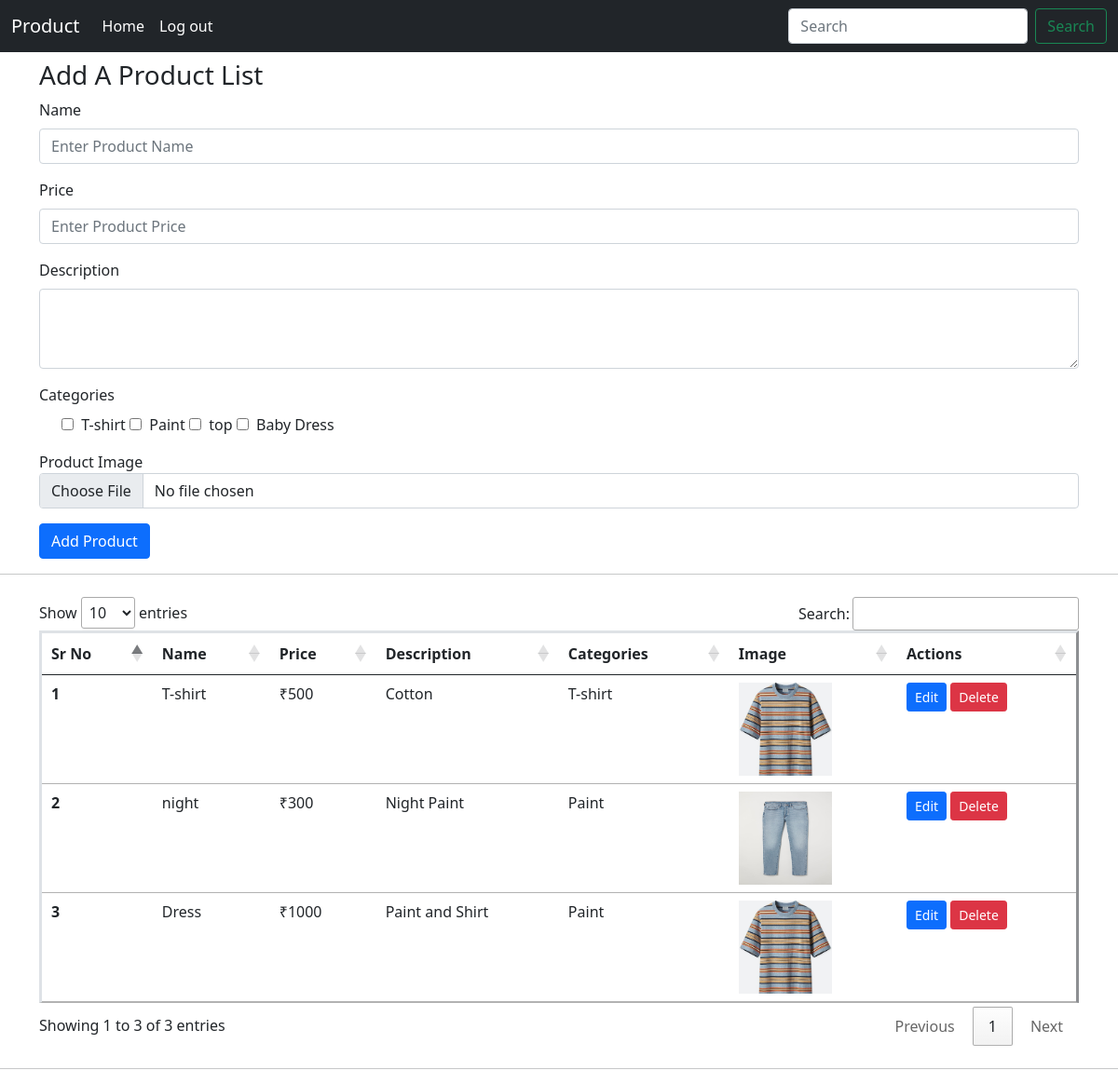
/Admin/Index1.php, run on the app's committed database.
### tables this page shows
CREATE TABLE `cat` (
  `id` int(11) NOT NULL,
  `Name` varchar(255) NOT NULL
);

CREATE TABLE `product` (
  `id` int(11) NOT NULL,
  `productName` varchar(255) NOT NULL,
  `productPrice` int(11) NOT NULL,
  `ProductDescription` varchar(255) NOT NULL,
  `categories` varchar(255) NOT NULL,
  `image` varchar(255) NOT NULL
);

### Admin/Index1.php (the view, shortened to what this page needs)
<?php
include '../partional/db.php';
?>
<!doctype html>
<html lang="en">
<head>
  <link href="https://cdn.jsdelivr.net/npm/bootstrap@5.0.0/dist/css/bootstrap.min.css" rel="stylesheet" />
  <link rel="stylesheet" href="//cdn.datatables.net/1.10.24/css/jquery.dataTables.min.css">
</head>
<body>
                <?php
                $brand_query = "SELECT * FROM cat";
                $query_run = mysqli_query($conn, $brand_query);
                ?>
  <nav class="navbar navbar-expand-lg navbar-dark bg-dark">
    <div class="container-fluid">
      <a class="navbar-brand" href="#">Product</a>
      <div class="collapse navbar-collapse" id="navbarSupportedContent">
        <ul class="navbar-nav me-auto mb-2 mb-lg-0">
          <li class="nav-item">
            <a class="nav-link active" aria-current="page" href="#">Home</a>
          </li>
          <li class="nav-item">
            <a class="nav-link active" aria-current="page" href="logout.php">Log out</a>
          </li>
        </ul>
        <form class="d-flex">
          <input class="form-control me-2" type="search" placeholder="Search" aria-label="Search">
          <button class="btn btn-outline-success" type="submit">Search</button>
        </form>
      </div>
    </div>
  </nav>
  <div class="container my-2">
    <h3>Add A Product List</h3>
    <form action="index1.php" method="POST" enctype="multipart/form-data">
      <div class="mb-3">
        <label for="Name" class="form-label">Name</label>
        <input type="text" class="form-control" maxlength="20" id="Names" name="Names" placeholder="Enter Product Name">
      </div>
      <div class="mb-3">
        <label for="price" class="form-label ">Price</label>
        <input type="text" class="form-control " id="Price" maxlength="10" name="Price" placeholder="Enter Product Price "  >
      </div>
      <div class="mb-3">
        <label for="description" class="form-label">Description</label>
        <textarea class="form-control" id="description" maxlength="50" name="description" rows="3"></textarea>
      </div>
      <div class="mb-3">
        <label for="Categories" class="form-label">Categories</label>
        <div class="form-check mb-3">
          <?php
          $brand_query = "SELECT * FROM cat";
          $query_run = mysqli_query($conn, $brand_query);
          if (mysqli_num_rows($query_run) > 0) {
            foreach ($query_run as $brand) {
          ?>
              <input type="checkbox" name="brandslist" id="Cat" value="<?= $brand['Name']; ?>" /> &nbsp;<?= $brand['Name']; ?>
          <?php
            }
          } else {
            echo "No Record Found";
          }
          ?>
        </div>
        <div class="mb-3">
          <label for="Product Imagae">
            Product Image
          </label>
          <input class="form-control" type="file" id="File" name="File">
        </div>
      </div>
      <button type="submit" name="submit" class="btn btn-primary">Add Product</button>
    </form>
  </div>
  <hr>
  <div class="container my-4">
    <table class="table " id="myTable" border="3" cellpadding="20px">
      <thead>
        <tr>
          <th scope="col">Sr No</th>
          <th scope="col">Name</th>
          <th scope="col">Price</th>
          <th scope="col">Description</th>
          <th scope="col">Categories</th>
          <th scope="col">Image</th>
          <th scope="col">Actions</th>
        </tr>
      </thead>
      <tbody>
        <?php
        $srno = 0;
          $sql = "SELECT * FROM `product`";
          $result = mysqli_query($conn, $sql);
          while ($row = mysqli_fetch_assoc($result)) {
            $srno = $srno + 1;
            echo "<tr>
              <th scope='row'>" . $srno . "</th>
              <td>" . $row['productName'] . "</td>
              <td>"."₹". $row['productPrice'] . "</td>
              <td>" . $row['ProductDescription'] . "</td>
              <td>" . $row['categories'] . "</td>
              <td>"?><img src="<?php echo $row['image']?>" height="100" width="100"><?php echo"</td>
              <td> <button id=" . $row['id'] . " class='edit btn btn-sm btn-primary'>Edit</button>
              <button class='delete btn btn-sm btn-danger' id=d" . $row['id'] . ">Delete</button></td>
              </tr>";
          }
        ?>
      </tbody>
    </table>
  </div>
  <hr>
</body>
</html>

### data on the page
cat: Name "T-shirt"
cat: Name "Paint"
cat: Name "top"
cat: Name "Baby Dress"
product: productName "T-shirt", productPrice "500", ProductDescription "Cotton", categories "T-shirt", image (picture)
product: productName "night", productPrice "300", ProductDescription "Night Paint", categories "Paint", image (picture)
product: productName "Dress", productPrice "1000", ProductDescription "Paint and Shirt", categories "Paint", image (picture)
